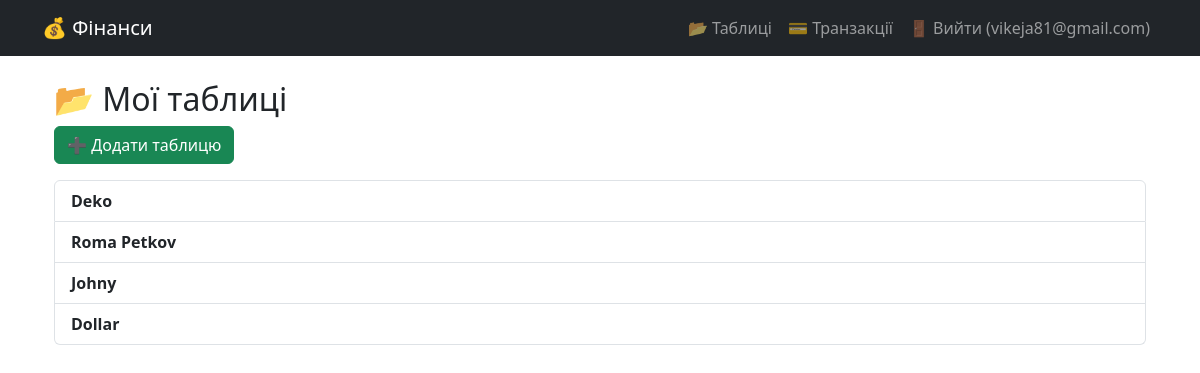
The page /finances/tables/ (signed in) on the database its author committed.
### users/models.py (models this page shows, shortened)
class User(AbstractUser):
    username = None
    email = models.EmailField(unique=True)
    objects = CustomUserManager()
    USERNAME_FIELD = "email"
    REQUIRED_FIELDS = []

### finances/models.py (models this page shows, shortened)
class Table(models.Model):
    user = models.ForeignKey(User, on_delete=models.CASCADE)
    name = models.CharField(max_length=255)
    currency = models.CharField(
        max_length=3,
        choices=[
            ('USD', 'US Dollar'),
            ('UAH', 'Ukrainian Hryvnia'),
            ('EUR', 'EUR'),
        ],
        default='UAH',
    )

### finances/views.py (the view)
# urls.py: path('tables/', TableListView.as_view(), name='table_list'),
class TableListView(LoginRequiredMixin, ListView):
    model = Table
    template_name = 'finances/table_list.html'
    context_object_name = 'tables'
    def get_queryset(self):
        return Table.objects.filter(user=self.request.user)

### finances/templates/finances/table_list.html
{% extends "base.html" %}
{% block content %}
<div class="container mt-4">
    <h2>📂 Мої таблиці</h2>
    <a href="{% url 'table_create' %}" class="btn btn-success mb-3">➕ Додати таблицю</a>
    <div class="list-group">
        {% for table in tables %}
            <a href="{% url 'table_detail' table.id %}" class="list-group-item list-group-item-action">
                <strong>{{ table.name }}</strong>
            </a>
        {% empty %}
            <p class="text-muted">У вас поки що немає таблиць.</p>
        {% endfor %}
    </div>
</div>
{% endblock %}

### users/templates/base.html (shortened to what this page needs)
<!DOCTYPE html>
<html lang="uk">
<head>
    <link href="https://cdn.jsdelivr.net/npm/bootstrap@5.3.2/dist/css/bootstrap.min.css" rel="stylesheet">
</head>
<body>
    <nav class="navbar navbar-expand-lg navbar-dark bg-dark">
        <div class="container">
            <a class="navbar-brand" href="{% url 'table_list' %}">💰 Фінанси</a>
            <div class="collapse navbar-collapse" id="navbarNav">
                <ul class="navbar-nav ms-auto">
                    {% if user.is_authenticated %}
                    <li class="nav-item">
                        <a class="nav-link" href="{% url 'table_list' %}">📂 Таблиці</a>
                    </li>
                    <li class="nav-item">
                        <a class="nav-link" href="{% url 'transaction_list' %}">💳 Транзакції</a>
                    </li>
                        <li class="nav-item">
                            <a class="nav-link" href="{% url 'logout' %}">🚪 Вийти ({{ user.email }})</a>
                        </li>
                    {% else %}
                        <li class="nav-item">
                            <a class="nav-link" href="{% url 'login' %}">🔑 Увійти</a>
                        </li>
                    {% endif %}
                </ul>
            </div>
        </div>
    </nav>
    <div class="container mt-4">
        {% block content %}{% endblock %}
    </div>
</body>
</html>

### rows shown on the page
User: email "vikeja81@gmail.com"
Table: name "Deko"
Table: name "Roma Petkov"
Table: name "Johny"
Table: name "Dollar"
